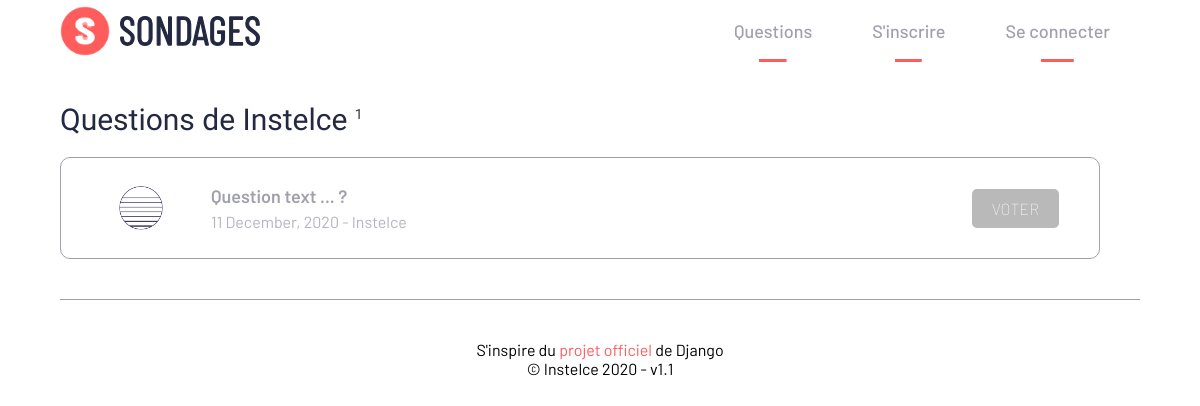
The app's page /user/Instelce, older data.
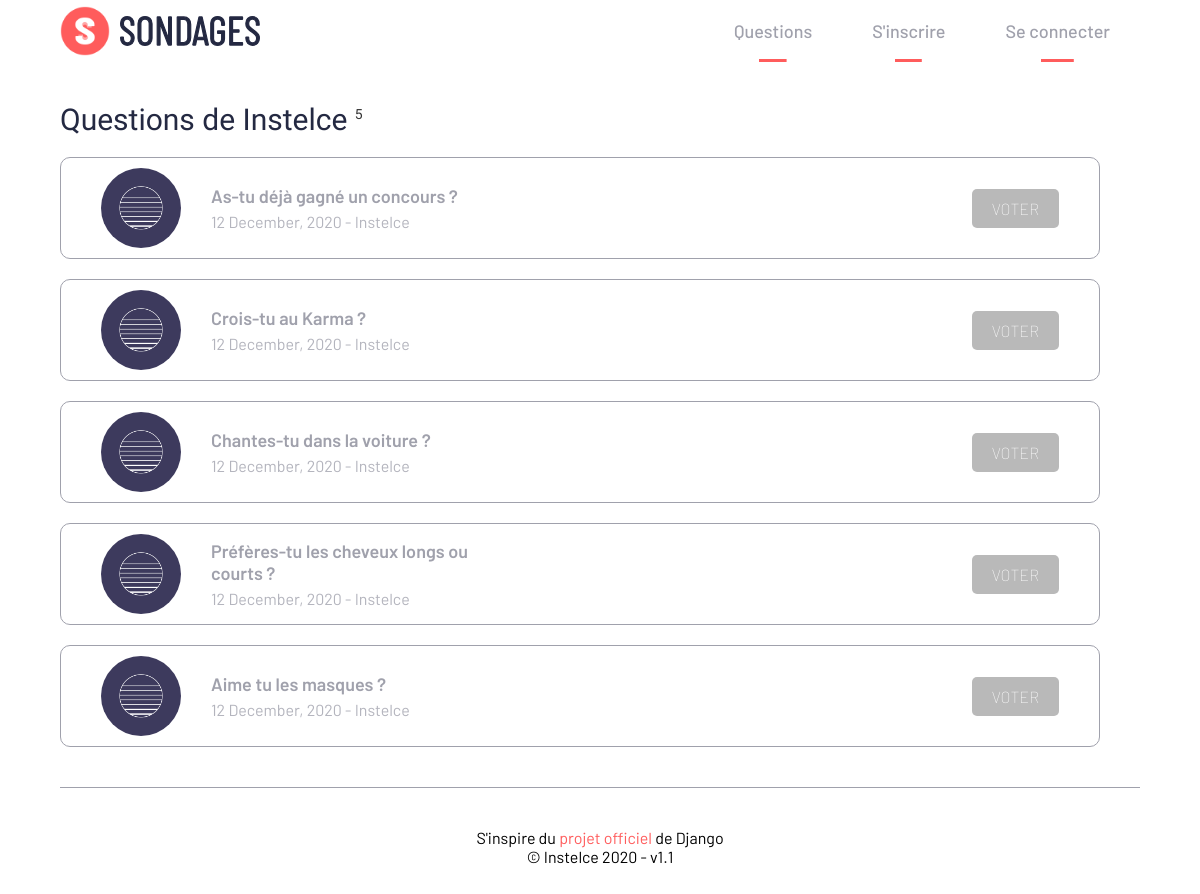
The same page, newer data.
### polls/models.py (models this page shows, shortened)
class Question(models.Model):
    question_text = models.CharField(max_length=200)
    pub_date = models.DateTimeField('date published')
    author = models.ForeignKey(User, on_delete=models.CASCADE)
    def was_published_recently(self):
        now = timezone.now()
        return now - datetime.timedelta(days=1) <= self.pub_date <= now
    was_published_recently.admin_order_field = 'pub_date'
    was_published_recently.boolean = True
    was_published_recently.short_description = 'Published recently ?'

### users/models.py (models this page shows, shortened)
class Profile(models.Model):
    user = models.OneToOneField(User, on_delete=models.CASCADE)
    image = models.ImageField(default='default.jpg', upload_to='profile_pics')

### polls/views.py (the view)
# urls.py: path('user/<str:username>', views.UserIndexView.as_view(), name='user'),
class UserIndexView(generic.ListView):
    model = Question
    template_name = 'polls/user_questions.html'
    context_object_name = 'latest_question_list'
    paginate_by = 10
    def get_queryset(self):
        user = get_object_or_404(User, username=self.kwargs.get('username'))
        return Question.objects.filter(author=user).order_by('-pub_date')

### polls/templates/polls/user_questions.html
{% extends "polls/base.html" %}
{% load static %}
{% block content %}
    <div class="sondage__container">
        <h3 class="main__title">Questions de {{ view.kwargs.username }} <sup class="text__gray">{{ page_obj.paginator.count }}</sup></h3>
        {% if latest_question_list %}
            {% for question in latest_question_list %}
                <div href="#" class="sondage__link">
                    <div class="sondage__left">
                        <img class="sondage__user" src="{{ question.author.profile.image.url }}">
                        <div>
                            <h3 class="sondage__title"><a href="{% url 'polls:results' question.id %}">{{ question.question_text }}</a></h3>
                            <p class="sondage__date">{{ question.pub_date|date:"d F, Y" }} - <a href="{% url 'polls:user' question.author.username %}">{{ question.author }}</a></p>
                        </div>
                    </div>
                    <div class="sondage__button-container">
                        {% if user.is_authenticated %}
                            {% if question.author == user %}
                                <a href="{% url 'polls:delete' question.id %}" class="btn button__red">Supprimer</a>
                                <a href="{% url 'polls:update' question.id %}" class="btn button__blue">Mettre à jour</a>
                            {% endif %}
                            <a href="{% url 'polls:detail' question.id %}" class="btn button__gray">Voter</a>
                        {% else %}
                            <a href="{% url 'polls:detail' question.id %}" class="btn button__gray">Voter</a>
                        {% endif %}
                    </div>
                </div>
            {% endfor %}
        {% else %}
            <p>Aucune question n'a été créé.</p>
        {% endif %}
    </div>
{% endblock content %}

Row changes from the older to the newer data that the page shows:
removed Question: author.profile.image (picture), question_text "Question text ... ?", pub_date "11 December, 2020", author "Instelce"
added Question: author.profile.image (picture), question_text "As-tu déjà gagné un concours ?", pub_date "12 December, 2020", author "Instelce"
added Question: author.profile.image (picture), question_text "Crois-tu au Karma ?", pub_date "12 December, 2020", author "Instelce"
added Question: author.profile.image (picture), question_text "Chantes-tu dans la voiture ?", pub_date "12 December, 2020", author "Instelce"
added Question: author.profile.image (picture), question_text "Préfères-tu les cheveux longs ou courts ?", pub_date "12 December, 2020", author "Instelce"
added Question: author.profile.image (picture), question_text "Aime tu les masques ?", pub_date "12 December, 2020", author "Instelce"
Text that changed along with them:
{{ page_obj.paginator.count }}: "1" → "5"
